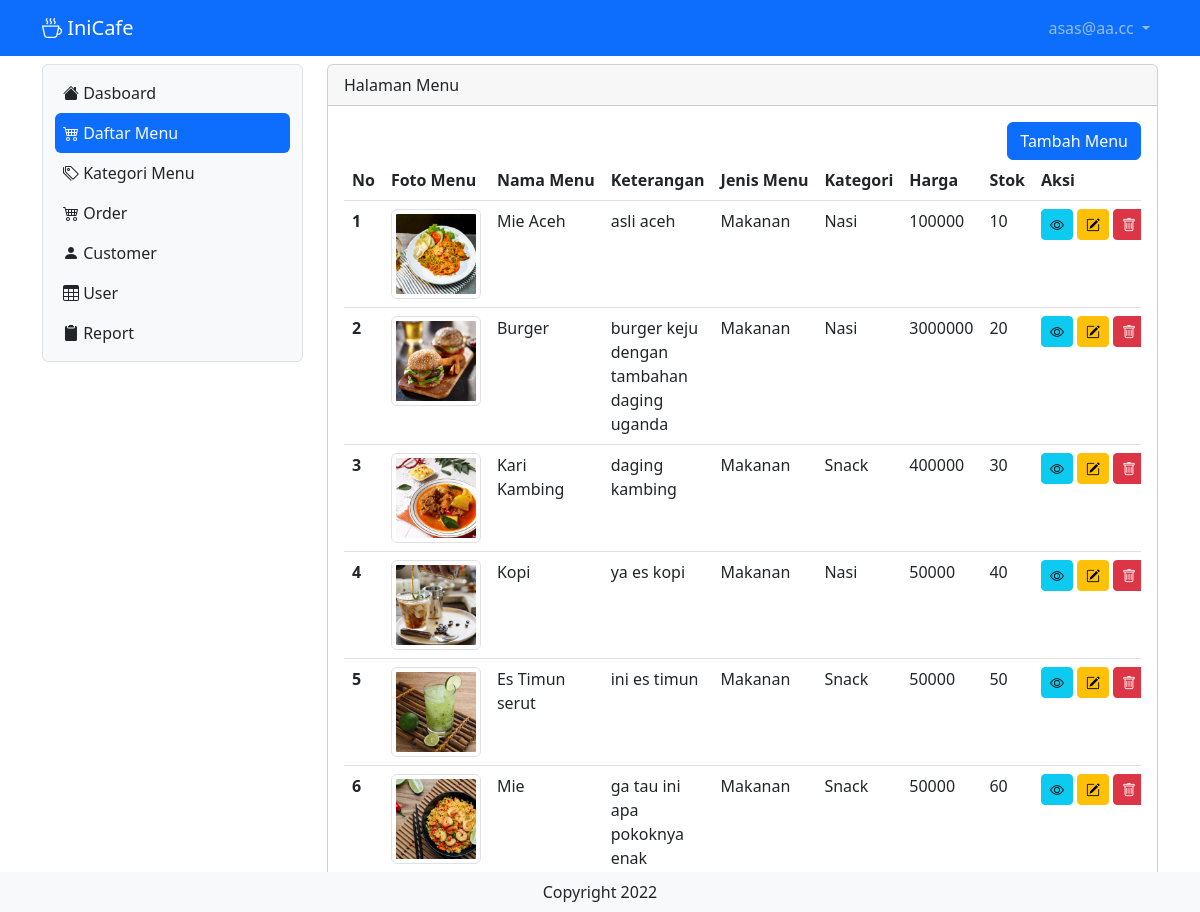
The page /menu (signed in) on the database its author committed.
### tables this page shows
CREATE TABLE `tb_user` (
  `id` int(11) NOT NULL,
  `username` varchar(200) DEFAULT NULL,
  `password` varchar(200) DEFAULT NULL,
  `level` int(1) DEFAULT NULL,
  `nama` varchar(200) DEFAULT NULL,
  `nohp` varchar(15) DEFAULT NULL,
  `alamat` varchar(300) DEFAULT NULL
);

CREATE TABLE `tb_daftar_menu` (
  `id` int(11) NOT NULL,
  `foto` varchar(200) DEFAULT NULL,
  `nama_menu` varchar(200) DEFAULT NULL,
  `keterangan` varchar(200) DEFAULT NULL,
  `kategori` int(10) DEFAULT NULL,
  `harga` varchar(15) DEFAULT NULL,
  `stok` varchar(50) DEFAULT NULL
);

CREATE TABLE `tb_kategori_menu` (
  `id_kat_menu` int(10) NOT NULL,
  `jenis_menu` int(10) DEFAULT NULL,
  `kategori_menu` varchar(50) DEFAULT NULL
);

### menu.php (the view, shortened to what this page needs)
<?php
include "proses/connect.php";
$query = mysqli_query($conn, "SELECT * FROM tb_daftar_menu
LEFT JOIN tb_kategori_menu ON tb_kategori_menu.id_kat_menu = tb_daftar_menu.kategori");
while ($record = mysqli_fetch_array($query)) {
    $result[] = $record;
}
?>
<div class="col-lg-9 mt-2">
    <div class="card">
        <div class="card-header">
            Halaman Menu
        </div>
        <div class="card-body">
            <div class="row">
                <div class="col d-flex justify-content-end">
                    <button class="btn btn-primary" data-bs-toggle="modal" data-bs-target="#ModalTambahUser">Tambah
                        Menu</button>
                </div>
            </div>
            <?php
            if (empty($result)) {
                echo "Data Menu Makanan atau Minuman tidak ada";
            } else {
            ?>
            <div class="table-responsive">
                <table class="table table-hover">
                    <thead>
                        <tr class="text-nowrap">
                            <th scope="col">No</th>
                            <th scope="col">Foto Menu</th>
                            <th scope="col">Nama Menu</th>
                            <th scope="col">Keterangan</th>
                            <th scope="col">Jenis Menu</th>
                            <th scope="col">Kategori</th>
                            <th scope="col">Harga</th>
                            <th scope="col">Stok</th>
                            <th scope="col">Aksi</th>
                        </tr>
                    </thead>
                    <tbody>
                        <?php
                            $no = 1;
                            foreach ($result as $row) {
                            ?>
                        <tr>
                            <th scope="row"><?php echo $no++ ?></th>
                            <td>
                                <div style="width: 90px;">
                                    <img src="assets/img/<?php echo $row['foto'] ?>" class="img-thumbnail" alt="...">
                                </div>
                            </td>
                            <td><?php echo $row['nama_menu'] ?></td>
                            <td><?php echo $row['keterangan'] ?></td>
                            <td><?php echo ($row['jenis_menu'] == 1) ? "Makanan" : "Minuman" ?></td>
                            <td><?php echo $row['kategori_menu'] ?></td>
                            <td><?php echo $row['harga'] ?></td>
                            <td><?php echo $row['stok'] ?></td>
                            <td>
                                <div class="d-flex">
                                    <button class="btn btn-info btn-sm me-1" data-bs-toggle="modal"
                                        data-bs-target="#ModalView<?php echo $row['id'] ?>"><i
                                            class="bi bi-eye"></i></button>
                                    <button class="btn btn-warning btn-sm me-1" data-bs-toggle="modal"
                                        data-bs-target="#ModalEdit<?php echo $row['id'] ?>"><i
                                            class="bi bi-pencil-square"></i></button>
                                    <button class="btn btn-danger btn-sm me-1" data-bs-toggle="modal"
                                        data-bs-target="#ModalDelete<?php echo $row['id'] ?>"><i
                                            class="bi bi-trash"></i></button>
                                </div>
                            </td>
                        </tr>
                        <?php
                            }
                            ?>
                    </tbody>
                </table>
            </div>
            <?php
            }
            ?>
        </div>
    </div>
</div>

### header.php (shortened to what this page needs)
<nav class="navbar navbar-expand-lg navbar-dark bg-primary">
    <div class="container-lg">
        <a class="navbar-brand" href="."><i class="bi bi-cup-hot"></i> IniCafe</a>
        <div class="collapse navbar-collapse justify-content-end" id="navbarNavDropdown">
            <ul class="navbar-nav">
                <li class="nav-item dropdown">
                    <a class="nav-link dropdown-toggle" href="#" role="button" data-bs-toggle="dropdown"
                        aria-expanded="false">
                        <?php
                            echo $hasil['username'];
                        ?>
                    </a>
                </li>
            </ul>
        </div>
    </div>
</nav>

### rows shown on the page
tb_user: username "asas@aa.cc"
tb_daftar_menu: foto (picture), nama_menu "Mie Aceh", keterangan "asli aceh", kategori.kategori_menu "Nasi", harga "100000", stok "10"
tb_daftar_menu: foto (picture), nama_menu "Burger", keterangan "burger keju dengan tambahan daging uganda", kategori.kategori_menu "Nasi", harga "3000000", stok "20"
tb_daftar_menu: foto (picture), nama_menu "Kari Kambing", keterangan "daging kambing", kategori.kategori_menu "Snack", harga "400000", stok "30"
tb_daftar_menu: foto (picture), nama_menu "Kopi", keterangan "ya es kopi", kategori.kategori_menu "Nasi", harga "50000", stok "40"
tb_daftar_menu: foto (picture), nama_menu "Es Timun serut", keterangan "ini es timun", kategori.kategori_menu "Snack", harga "50000", stok "50"
tb_daftar_menu: foto (picture), nama_menu "Mie", keterangan "ga tau ini apa pokoknya enak", kategori.kategori_menu "Snack", harga "50000", stok "60"
